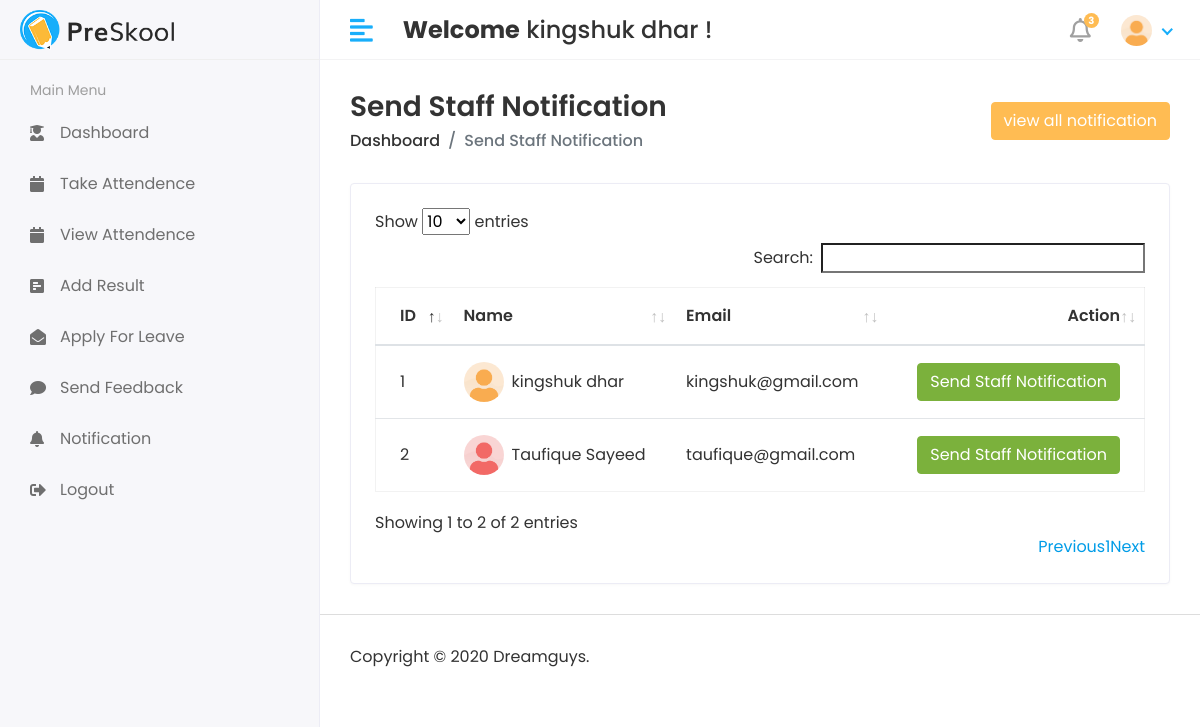
The app's page /HOD/Staff/Send_Notification (signed in) with its own data.
### accounts/models.py (models this page shows, shortened)
class CustomUser(AbstractUser):
    USER = (
        (1, 'HOD'),
        (2, 'STAFF'),
        (3, 'STUDENT'),
    )
    user_type = models.CharField(choices=USER, max_length=50, default=1)
    profile_pic = models.ImageField(upload_to="media/profile_pic")

class Staff(models.Model):
    admin = models.OneToOneField(CustomUser, on_delete=models.CASCADE)
    address = models.TextField()
    gender = models.CharField(max_length=100)
    created_at = models.DateTimeField(auto_now_add=True)
    updated_at = models.DateTimeField(auto_now=True)

### accounts/hod_views.py (the view)
@login_required(login_url='/')
def send_Notification(request):
    staff = Staff.objects.all()
    see_notification = Staff_Notification.objects.all().order_by(
        '-id')[0:5]  # last five message
    context = {
        'staff': staff,
        'see_notification': see_notification
    }
    return render(request, 'Hod/staff_notification.html', context)

### templates/Hod/staff_notification.html (shortened to what this page needs)
{% extends 'base.html' %}
{% block content %}
<div class="content container-fluid">
    <div class="page-header">
        <div class="row align-items-center">
            <div class="col">
                <h3 class="page-title">Send Staff Notification</h3>
                <ul class="breadcrumb">
                    <li class="breadcrumb-item"><a href="index.html">Dashboard</a></li>
                    <li class="breadcrumb-item active">Send Staff Notification</li>
                </ul>
            </div>
            <div class="col-auto text-right float-right ml-auto">
                <button type="button" class="btn btn-primary" data-toggle="modal" data-target="#exampleModalCenter">
                    view all notification
                </button>
            </div>
        </div>
    </div>
    <div class="row">
        <div class="col-sm-12">
            <div class="card card-table">
                <div class="card-body">
                    <div class="table-responsive">
                        <table id="table_id" class="table table-hover table-center mb-0">
                            <thead>
                                <tr>
                                    <th>ID</th>
                                    <th>Name</th>
                                    <th>Email</th>
                                    <th class="text-right">Action</th>
                                </tr>
                            </thead>
                            <tbody>
                                {% for staff in staff %}
                                <tr>
                                    <td>{{staff.id}}</td>
                                    <td>
                                        <h2 class="table-avatar">
                                            <a href="student-details.html" class="avatar avatar-sm mr-2"><img
                                                    class="avatar-img rounded-circle"
                                                    src="/{{ staff.admin.profile_pic }}" alt="User Image"></a>
                                            <a href="student-details.html">{{staff.admin.first_name}}
                                                {{staff.admin.last_name}}</a>
                                        </h2>
                                    </td>
                                    <td>{{staff.admin.email}}</td>
                                    <td class="text-right">
                                        <button type="button" class="btn btn-success" data-toggle="modal"
                                            data-target="#send_notification_modal-{{forloop.counter}}">
                                            Send Staff Notification
                                        </button>
                                    </td>
                                </tr>
                                {% endfor %}
                            </tbody>
                        </table>
                    </div>
                </div>
            </div>
        </div>
    </div>
</div>
{% endblock %}

### templates/includes/header.html (shortened to what this page needs)
{% load static %}
<div class="header">
    <div class="header-left">
        <a href="index.html" class="logo">
            <img src="{% static 'assets/img/logo.png' %}" alt="Logo">
        </a>
    </div>
    <a href="javascript:void(0);" id="toggle_btn">
        <i class="fas fa-align-left"></i>
    </a>
    <div class="top-nav-search mt-3">
        <h4><strong>Welcome</strong>&nbsp;<span>{{user.first_name}} {{user.last_name}}</span>&nbsp;!</h4>
    </div>
    <ul class="nav user-menu">
        <li class="nav-item dropdown noti-dropdown">
            <a href="#" class="dropdown-toggle nav-link" data-toggle="dropdown">
                <i class="far fa-bell"></i> <span class="badge badge-pill">3</span>
            </a>
        </li>
        <li class="nav-item dropdown has-arrow">
            <a href="#" class="dropdown-toggle nav-link" data-toggle="dropdown">
                {% if user.profile_pic == "" %}
                <span class="user-img"><img class="rounded-circle" src="{% static 'assets/img/user.png' %}" width="31"
                        alt="{{user.username}}"></span>
                {% else %}
                <span class="user-img"><img class="rounded-circle" src="/{{user.profile_pic}}" width="31"
                        alt="{{user.username}}"></span>
                {% endif %}
            </a>
        </li>
    </ul>
</div>

### static/assets/css/style.css (style rules this page uses)
html { height: 100%; }
body { background-color: #fff; color: #333; font-family: 'Poppins', sans-serif; font-size: 1rem; height: 100%; line-height: 1.5; overflow-x: hidden; }
h1, h2, h3, h4, h5, h6 { font-family: 'Poppins', sans-serif; margin-top: 0; }
a { color: #009ce7; }
input, button, a { transition: all 0.4s ease; -moz-transition: all 0.4s ease; -o-transition: all 0.4s ease; -ms-transition: all 0.4s ease; -webkit-transition: all 0.4s ease; }
input, input:focus, button, button:focus { outline: none; }
ul, ol { padding: 0px; list-style: none; }
.table { color: #333; max-width: 100%; margin-bottom: 0; width: 100%; }
.table.dataTable { border-collapse: collapse !important; border: 1px solid rgba(0, 0, 0, 0.05); }
table.table td h2 { display: inline-block; font-size: inherit; font-weight: 400; margin: 0; padding: 0; vertical-align: middle; }
table.table td h2.table-avatar { align-items: center; display: inline-flex; font-size: inherit; font-weight: 400; margin: 0; padding: 0; vertical-align: middle; white-space: nowrap; }
table.table td h2 a { color: #333; }
.table thead tr th { font-weight: 600; }
.table tbody tr { border-bottom: 1px solid rgba(0, 0, 0, 0.05); }
.table.table-center td, .table.table-center th { vertical-align: middle; }
.card-table .card-body .table > thead > tr > th { border-top: 0; }
.card-table .card-body .table tr td:first-child, .card-table .card-body .table tr th:first-child { padding-left: 1.5rem; }
.card-table .card-body .table tr td:last-child, .card-table .card-body .table tr th:last-child { padding-right: 1.5rem; }
.card-table .table td, .card-table .table th { border-top: 1px solid #e2e5e8; padding: 1rem 0.75rem; white-space: nowrap; }
.btn-primary { background-color: #FFBC53; border: 1px solid #FFBC53; }
.btn-success { background-color: #7bb13c; border: 1px solid #7bb13c }
.card { border: 1px solid #ececf5; box-shadow: 0 1px 3px 0 rgba(0, 0, 0, 0.03); margin-bottom: 1.875rem; }
.card-body { padding: 1.5rem; }
.avatar { position: relative; display: inline-block; width: 3rem; height: 3rem }
.avatar > img { width: 100%; height: 100%; -o-object-fit: cover; object-fit: cover; }
.avatar-sm { width: 2.5rem; height: 2.5rem; }
.header { background-color: #fff; border-bottom: 1px solid #f3f3f4; left: 0; position: fixed; right: 0; top: 0; z-index: 1001; height: 60px; }
.header .header-left { float: left; height: 60px; padding: 0 20px; position: relative; width: 320px; z-index: 1; transition: all 0.2s ease-in-out; background-color: #f7f7fa; border-bottom: 1px solid #efefef; border-right: 1px solid #ececf5; display: flex; align-items: center; }
.header .header-left .logo { display: inline-block; line-height: 60px; }
.header .header-left .logo img { max-height: 40px; width: auto; }
.header .dropdown-toggle:after { display: none; }
.header .has-arrow .dropdown-toggle:after { border-top: 0; border-left: 0; border-bottom: 2px solid #18aefa; border-right: 2px solid #18aefa; content: ''; height: 8px; display: inline-block; pointer-events: none; -webkit-transform-origin: 66% 66%; -ms-transform-origin: 66% 66%; transform-origin: 66% 66%; -webkit-transform: rotate(45deg); -ms-transform: rotate(45deg); transform: rotate(45deg); -webkit-transition: all 0.15s ease-in-out; transition: all 0.15s ease-in-out; width: 8px; vertical-align: 0px; }
.user-menu { float: right; margin: 0; position: relative; z-index: 99; padding-right: 15px; }
.user-menu.nav > li > a { color: #a0a0a0; font-size: 14px; line-height: 58px; padding: 0 15px; height: 60px; }
.user-img { margin-right: 3px; position: relative; }
.top-nav-search { float: left; margin-left: 15px; }
.page-wrapper > .content { padding: 1.875rem 1.875rem 0; }
.page-header { margin-bottom: 1.875rem; }
.page-header .breadcrumb { background-color: transparent; color: #6c757d; font-size: 1rem; font-weight: 500; margin-bottom: 0; padding: 0; }
.page-header .breadcrumb a { color: #333; }
.page-title { font-size: 28px; font-weight: 600; color: #333; margin-bottom: 5px; }
.user-menu.nav > li > a .badge { background-color: #FFBC53; display: block; font-size: 10px; font-weight: bold; height: 15px; width: 15px; position: absolute; right: 7px; top: 13px; color: #fff; padding: 3px; }
.user-menu.nav > li > a > i { font-size: 1.5rem; line-height: 60px; }
@media (min-width: 992px) { #toggle_btn { align-items: center; color: #18aefa; display: inline-flex; float: left; font-size: 26px; height: 60px; justify-content: center; margin-left: 15px; padding: 0 15px; } }

### records on screen
CustomUser: first_name "kingshuk", last_name "dhar", profile_pic (picture)
Staff: id "1", admin.profile_pic (picture), admin.first_name "kingshuk", admin.last_name "dhar", admin.email "kingshuk@gmail.com"
Staff: id "2", admin.profile_pic (picture), admin.first_name "Taufique", admin.last_name "Sayeed", admin.email "taufique@gmail.com"
